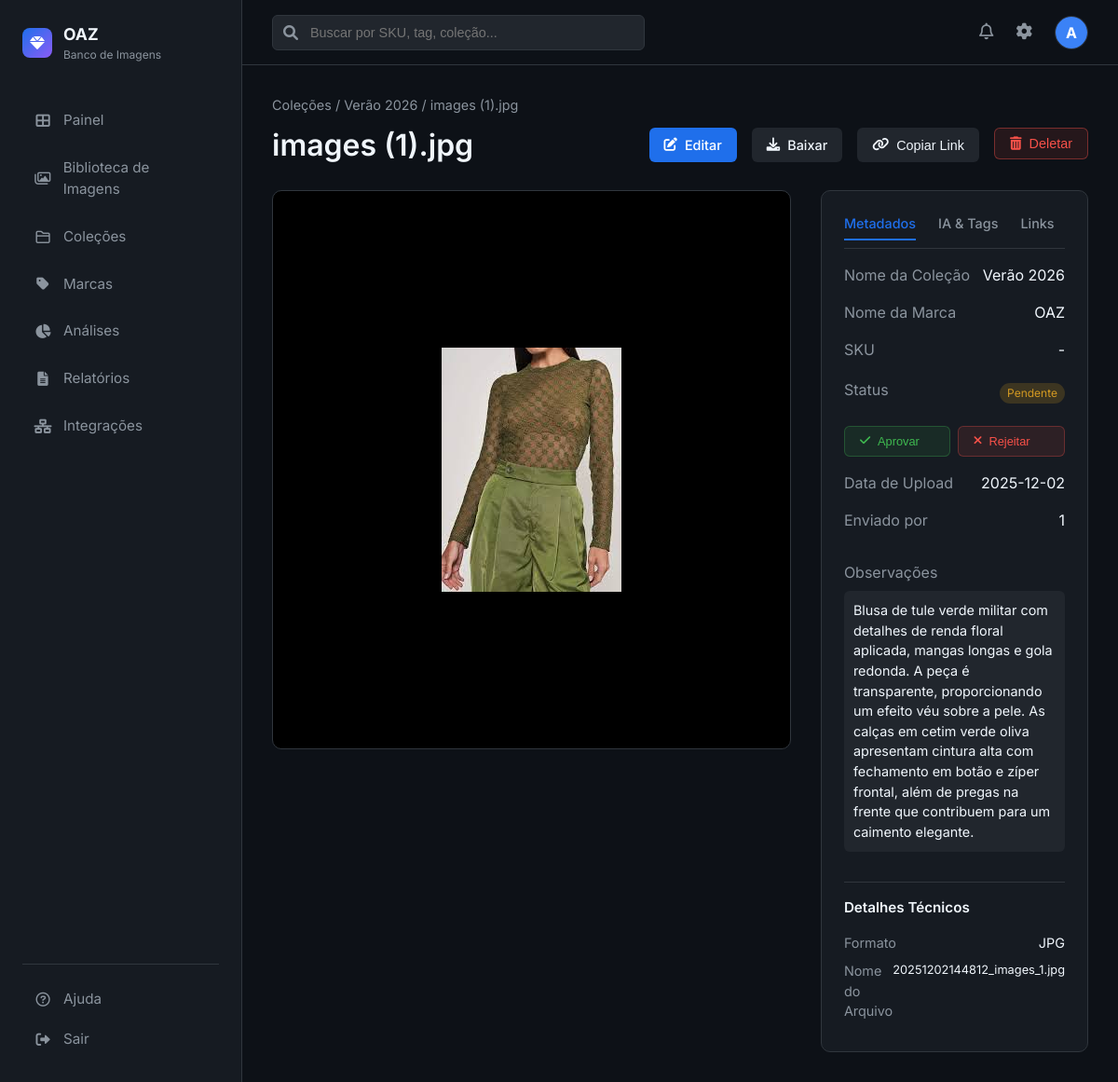
/image/4 (signed in), run on an earlier commit of the app's database.
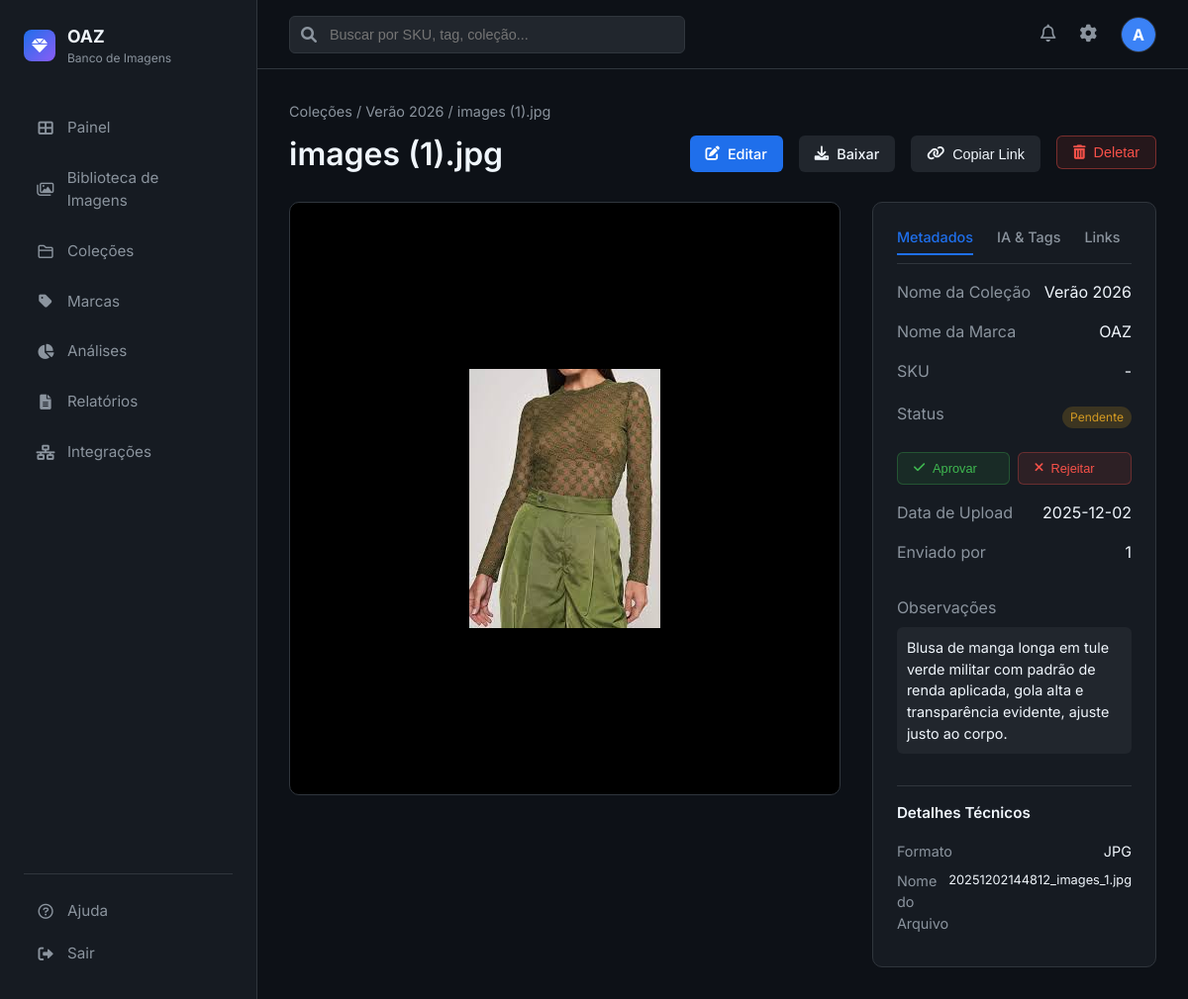
And on a later commit of the database.
### app.py (models this page shows, shortened)
class User(UserMixin, db.Model):
    id = db.Column(db.Integer, primary_key=True)
    username = db.Column(db.String(80), unique=True, nullable=False)
    email = db.Column(db.String(120), unique=True, nullable=False)
    password_hash = db.Column(db.String(128))

class Collection(db.Model):
    id = db.Column(db.Integer, primary_key=True)
    name = db.Column(db.String(100), nullable=False)
    description = db.Column(db.Text)
    season = db.Column(db.String(50))
    year = db.Column(db.Integer)
    created_at = db.Column(db.DateTime, default=datetime.utcnow)
    images = db.relationship('Image', backref='collection', lazy=True)

class Image(db.Model):
    id = db.Column(db.Integer, primary_key=True)
    filename = db.Column(db.String(255), nullable=False)
    original_name = db.Column(db.String(255), nullable=False)
    description = db.Column(db.Text)
    sku = db.Column(db.String(50))
    brand_id = db.Column(db.Integer, db.ForeignKey('brand.id'))
    status = db.Column(db.String(20), default='Pendente')
    upload_date = db.Column(db.DateTime, default=datetime.utcnow)
    shooting_date = db.Column(db.Date)
    photographer = db.Column(db.String(100))
    unique_code = db.Column(db.String(50), unique=True)
    collection_id = db.Column(db.Integer, db.ForeignKey('collection.id'))
    uploader_id = db.Column(db.Integer, db.ForeignKey('user.id'))
    tags = db.Column(db.Text)
    ai_item_type = db.Column(db.String(100))
    ai_color = db.Column(db.String(50))
    ai_material = db.Column(db.String(100))
    ai_pattern = db.Column(db.String(50))
    ai_style = db.Column(db.String(50))
    items = db.relationship('ImageItem', backref='image', lazy=True, cascade='all, delete-orphan')

class Brand(db.Model):
    id = db.Column(db.Integer, primary_key=True)
    name = db.Column(db.String(100), nullable=False, unique=True)
    description = db.Column(db.Text)
    created_at = db.Column(db.DateTime, default=datetime.utcnow)
    images = db.relationship('Image', backref='brand_ref', lazy=True)

### app.py (the view)
@app.route('/image/<int:id>')
@login_required
def image_detail(id):
    image = Image.query.get_or_404(id)
    try:
        image.tag_list = json.loads(image.tags) if image.tags else []
    except:
        image.tag_list = []
    for item in image.items:
        try:
            item.tag_list = json.loads(item.tags) if item.tags else []
        except:
            item.tag_list = []
    return render_template('images/detail.html', image=image)

### templates/images/detail.html (shortened to what this page needs)
{% extends "base.html" %}
{% block content %}
<div style="margin-bottom: 1.5rem;">
    <div style="font-size: 0.9rem; color: var(--text-secondary); margin-bottom: 0.5rem;">
        Coleções / {{ image.collection.name if image.collection else 'Sem Categoria' }} / {{ image.original_name }}
    </div>
    <div style="display: flex; justify-content: space-between; align-items: center;">
        <h1>{{ image.original_name }}</h1>
        <div style="display: flex; gap: 1rem;">
            <a href="{{ url_for('edit_image', id=image.id) }}" class="btn" style="background: var(--accent-blue); color: white;">
                <i class="fas fa-edit"></i> Editar
            </a>
            <a href="{{ url_for('static', filename='uploads/' + image.filename) }}" download class="btn" style="background: var(--bg-tertiary); color: var(--text-primary);">
                <i class="fas fa-download"></i> Baixar
            </a>
            <button onclick="copyToClipboard('direct-url')" class="btn" style="background: var(--bg-tertiary); color: var(--text-primary);">
                <i class="fas fa-link"></i> Copiar Link
            </button>
            <form action="{{ url_for('delete_image', id=image.id) }}" method="POST" style="display: inline;"
                onsubmit="return confirm('Tem certeza que deseja deletar esta imagem? Esta ação não pode ser desfeita.');">
                <button type="submit" class="btn"
                    style="background: rgba(248, 81, 73, 0.1); color: #f85149; border: 1px solid rgba(248, 81, 73, 0.4);">
                    <i class="fas fa-trash-alt"></i> Deletar
                </button>
            </form>
        </div>
    </div>
</div>
<div style="display: grid; grid-template-columns: 2fr 1fr; gap: 2rem;">
    <div class="stat-card"
        style="padding: 0; overflow: hidden; display: flex; align-items: center; justify-content: center; background: black; height: 600px;">
        <img src="{{ url_for('static', filename='uploads/' + image.filename) }}"
            style="max-width: 100%; max-height: 100%; object-fit: contain;">
    </div>
    <div class="stat-card">
        <div style="border-bottom: 1px solid var(--border-color); margin-bottom: 1rem; padding-bottom: 0.5rem;">
            <div style="display: flex; gap: 1.5rem; font-size: 0.9rem; font-weight: 500;">
                <span id="tab-metadata" class="tab-button active-tab"
                    style="cursor: pointer; padding-bottom: 6px; transition: all 0.3s; color: var(--accent-blue); border-bottom: 2px solid var(--accent-blue);"
                    onclick="switchTab('metadata')">Metadados</span>
                <span id="tab-ai" class="tab-button"
                    style="cursor: pointer; padding-bottom: 6px; transition: all 0.3s; color: var(--text-secondary); border-bottom: 2px solid transparent;"
                    onclick="switchTab('ai')">IA & Tags</span>
                <span id="tab-links" class="tab-button"
                    style="cursor: pointer; padding-bottom: 6px; transition: all 0.3s; color: var(--text-secondary); border-bottom: 2px solid transparent;"
                    onclick="switchTab('links')">Links</span>
            </div>
        </div>
        <div id="content-metadata" class="tab-content" style="display: flex; flex-direction: column; gap: 1rem;">
            <div style="display: flex; justify-content: space-between;">
                <span style="color: var(--text-secondary);">Nome da Coleção</span>
                <span>{{ image.collection.name if image.collection else '-' }}</span>
            </div>
            <div style="display: flex; justify-content: space-between;">
                <span style="color: var(--text-secondary);">Nome da Marca</span>
                <span>{{ image.brand_ref.name if image.brand_ref else '-' }}</span>
            </div>
            <div style="display: flex; justify-content: space-between;">
                <span style="color: var(--text-secondary);">SKU</span>
                <span>{{ image.sku or '-' }}</span>
            </div>
            <div style="display: flex; justify-content: space-between; align-items: center;">
                <span style="color: var(--text-secondary);">Status</span>
                <span class="status-badge status-{{ image.status.lower() }}">{{ image.status }}</span>
            </div>
            <div style="display: flex; gap: 0.5rem; margin-top: 0.5rem;">
                <form action="{{ url_for('update_image_status', id=image.id, status='Aprovado') }}" method="POST" style="flex: 1;">
                    <button type="submit" class="btn" style="width: 100%; background: rgba(63, 185, 80, 0.1); color: #3fb950; border: 1px solid rgba(63, 185, 80, 0.3); font-size: 0.8rem;">
                        <i class="fas fa-check"></i> Aprovar
                    </button>
                </form>
                <form action="{{ url_for('update_image_status', id=image.id, status='Rejeitado') }}" method="POST" style="flex: 1;">
                    <button type="submit" class="btn" style="width: 100%; background: rgba(248, 81, 73, 0.1); color: #f85149; border: 1px solid rgba(248, 81, 73, 0.3); font-size: 0.8rem;">
                        <i class="fas fa-times"></i> Rejeitar
                    </button>
                </form>
            </div>
            <div style="display: flex; justify-content: space-between;">
                <span style="color: var(--text-secondary);">Data de Upload</span>
                <span>{{ image.upload_date.strftime('%Y-%m-%d') }}</span>
            </div>
            <div style="display: flex; justify-content: space-between;">
                <span style="color: var(--text-secondary);">Enviado por</span>
                <span>{{ image.uploader_id }}</span>
            </div>
            <div style="margin-top: 1rem;">
                <span style="color: var(--text-secondary); display: block; margin-bottom: 0.5rem;">Observações</span>
                <div style="background: var(--bg-tertiary); padding: 10px; border-radius: 6px; font-size: 0.9rem;">
                    {{ image.description or 'Sem observações.' }}
                </div>
            </div>
            <div style="margin-top: 1rem; padding-top: 1rem; border-top: 1px solid var(--border-color);">
                <h4 style="font-size: 0.95rem; margin-bottom: 1rem;">Detalhes Técnicos</h4>
                <div style="display: flex; justify-content: space-between; margin-bottom: 0.5rem; font-size: 0.9rem;">
                    <span style="color: var(--text-secondary);">Formato</span>
                    <span>{{ image.filename.split('.')[-1].upper() }}</span>
                </div>
                <div style="display: flex; justify-content: space-between; margin-bottom: 0.5rem; font-size: 0.9rem;">
                    <span style="color: var(--text-secondary);">Nome do Arquivo</span>
                    <span style="font-size: 0.8rem;">{{ image.filename }}</span>
                </div>
            </div>
        </div>
    </div>
</div>
{% endblock %}

### templates/base.html (shortened to what this page needs)
<!DOCTYPE html>
<html lang="pt-BR">
<head>
    <link rel="stylesheet" href="{{ url_for('static', filename='css/style.css') }}">
    <link href="https://cdnjs.cloudflare.com/ajax/libs/font-awesome/6.0.0/css/all.min.css" rel="stylesheet">
</head>
<body>
    <div class="app-container">
        <aside class="sidebar">
            <div class="logo-area">
                <div class="logo-icon">
                    <i class="fas fa-gem"></i>
                </div>
                <div>
                    <div style="font-weight: 700; font-size: 1.1rem;">OAZ</div>
                    <div style="font-size: 0.75rem; color: var(--text-secondary);">Banco de Imagens</div>
                </div>
            </div>
            <nav class="nav-menu">
                <a href="{{ url_for('dashboard') }}"
                    class="nav-item {% if request.endpoint == 'dashboard' %}active{% endif %}">
                    <i class="fas fa-th-large"></i>
                    <span>Painel</span>
                </a>
                <a href="{{ url_for('catalog') }}"
                    class="nav-item {% if request.endpoint == 'catalog' %}active{% endif %}">
                    <i class="far fa-images"></i>
                    <span>Biblioteca de Imagens</span>
                </a>
                <a href="{{ url_for('collections') }}"
                    class="nav-item {% if request.endpoint == 'collections' %}active{% endif %}">
                    <i class="far fa-folder"></i>
                    <span>Coleções</span>
                </a>
                <a href="{{ url_for('brands') }}"
                    class="nav-item {% if request.endpoint == 'brands' %}active{% endif %}">
                    <i class="fas fa-tag"></i>
                    <span>Marcas</span>
                </a>
                <a href="{{ url_for('analytics') }}"
                    class="nav-item {% if request.endpoint == 'analytics' %}active{% endif %}">
                    <i class="fas fa-chart-pie"></i>
                    <span>Análises</span>
                </a>
                <a href="{{ url_for('reports') }}"
                    class="nav-item {% if request.endpoint == 'reports' %}active{% endif %}">
                    <i class="fas fa-file-alt"></i>
                    <span>Relatórios</span>
                </a>
                <a href="{{ url_for('integrations') }}"
                    class="nav-item {% if request.endpoint == 'integrations' %}active{% endif %}">
                    <i class="fas fa-network-wired"></i>
                    <span>Integrações</span>
                </a>
            </nav>
            <div class="bottom-menu">
                <a href="#" class="nav-item">
                    <i class="far fa-question-circle"></i>
                    <span>Ajuda</span>
                </a>
                <a href="{{ url_for('logout') }}" class="nav-item">
                    <i class="fas fa-sign-out-alt"></i>
                    <span>Sair</span>
                </a>
            </div>
        </aside>
        <main class="main-content">
            <header class="top-header">
                <div class="search-bar">
                    <i class="fas fa-search"></i>
                    <input type="text" placeholder="Buscar por SKU, tag, coleção...">
                </div>
                <div class="header-actions">
                    <button class="icon-btn"><i class="far fa-bell"></i></button>
                    <a href="{{ url_for('settings') }}" class="icon-btn"><i class="fas fa-cog"></i></a>
                    <div class="user-profile">
                        <div
                            style="width:100%; height:100%; background:#3b82f6; display:flex; align-items:center; justify-content:center; color:white; font-weight:bold;">
                            {{ current_user.username[0].upper() }}
                        </div>
                    </div>
                </div>
            </header>
            <div class="content-scroll">
                {% block content %}{% endblock %}
            </div>
        </main>
    </div>
</body>
</html>

What changed in the data, as far as the page shows it:
changed Image "images (1).jpg": description "Blusa de tule verde militar com detalhes de renda floral aplicada, mangas longas e gola redonda. A peça é transparente, proporcionando um efeito véu sobre a pele. As calças em cetim verde oliva apresentam cintura alta com fechamento em botão e zíper frontal, além de pregas na frente que contribuem para um caimento elegante." → "Blusa de manga longa em tule verde militar com padrão de renda aplicada, gola alta e transparência evidente, ajuste justo ao corpo."
